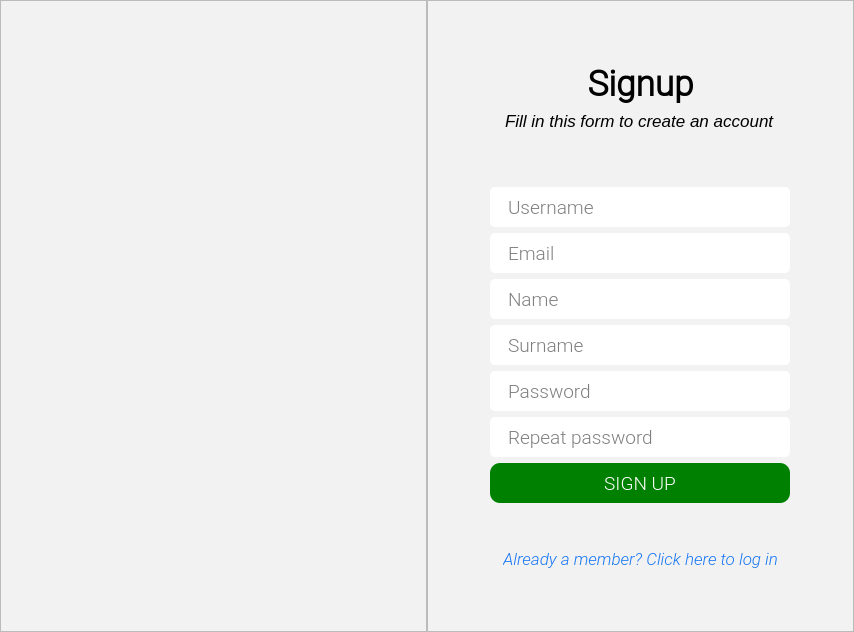
<?xml version="1.0" encoding="UTF-8"?>
<ui version="4.0">
 <class>SignupForm</class>
 <widget class="QWidget" name="SignupForm">
  <property name="geometry">
   <rect>
    <x>0</x>
    <y>0</y>
    <width>854</width>
    <height>632</height>
   </rect>
  </property>
  <property name="sizePolicy">
   <sizepolicy hsizetype="Preferred" vsizetype="Preferred">
    <horstretch>0</horstretch>
    <verstretch>0</verstretch>
   </sizepolicy>
  </property>
  <property name="maximumSize">
   <size>
    <width>16777215</width>
    <height>16777215</height>
   </size>
  </property>
  <property name="windowTitle">
   <string>Real-Time Collaborative Text Editor</string>
  </property>
  <property name="styleSheet">
   <string notr="true">* {
	font-family: &quot;Roboto Light&quot;;
	font-size: 14pt;
}

QFrame {
	background-color: #f2f2f2;
}

QLine {
	color: grey;
}

QLineEdit {
	background-color: white;
	padding: 5px 16px 5px;
    border-radius: 5px;
}

QLineEdit:focus {
	border: 2px solid #1877f2;
}

QPushButton#signup {
	border-radius: 10px;
	background-color: green;
	color: white;
}

QPushButton#signup:hover {
	background-color: #056905;
}

QPushButton#signup:hover:pressed {
	border-radius: 15px;
}

QPushButton#go_to_login {
	color: #1877f2;
	border: none;
	font-style: italic;
	font-weight: 200;
	font-size: 13pt;
}

QPushButton#go_to_login:hover {
	text-decoration: underline;
}

QLabel#instructions {
	font-style: italic;
	font-weight: 200;
	font-size: 13pt;
}</string>
  </property>
  <layout class="QHBoxLayout" name="horizontalLayout">
   <property name="spacing">
    <number>0</number>
   </property>
   <property name="leftMargin">
    <number>0</number>
   </property>
   <property name="topMargin">
    <number>0</number>
   </property>
   <property name="rightMargin">
    <number>0</number>
   </property>
   <property name="bottomMargin">
    <number>0</number>
   </property>
   <item>
    <widget class="QFrame" name="logo">
     <property name="sizePolicy">
      <sizepolicy hsizetype="Preferred" vsizetype="Preferred">
       <horstretch>0</horstretch>
       <verstretch>0</verstretch>
      </sizepolicy>
     </property>
     <property name="frameShape">
      <enum>QFrame::StyledPanel</enum>
     </property>
     <property name="frameShadow">
      <enum>QFrame::Raised</enum>
     </property>
     <layout class="QGridLayout" name="gridLayout">
      <property name="leftMargin">
       <number>30</number>
      </property>
      <property name="topMargin">
       <number>30</number>
      </property>
      <property name="rightMargin">
       <number>30</number>
      </property>
      <property name="bottomMargin">
       <number>30</number>
      </property>
      <item row="0" column="0">
       <widget class="QLabel" name="label_2">
        <property name="maximumSize">
         <size>
          <width>400</width>
          <height>500</height>
         </size>
        </property>
        <property name="text">
         <string/>
        </property>
        <property name="pixmap">
         <pixmap resource="resource.qrc">:/images/app/background.png</pixmap>
        </property>
        <property name="scaledContents">
         <bool>true</bool>
        </property>
       </widget>
      </item>
     </layout>
    </widget>
   </item>
   <item>
    <widget class="QFrame" name="form">
     <property name="sizePolicy">
      <sizepolicy hsizetype="Preferred" vsizetype="Preferred">
       <horstretch>0</horstretch>
       <verstretch>0</verstretch>
      </sizepolicy>
     </property>
     <property name="frameShape">
      <enum>QFrame::StyledPanel</enum>
     </property>
     <property name="frameShadow">
      <enum>QFrame::Raised</enum>
     </property>
     <layout class="QVBoxLayout" name="verticalLayout">
      <item>
       <spacer name="verticalSpacer_2">
        <property name="orientation">
         <enum>Qt::Vertical</enum>
        </property>
        <property name="sizeHint" stdset="0">
         <size>
          <width>20</width>
          <height>40</height>
         </size>
        </property>
       </spacer>
      </item>
      <item>
       <widget class="QLabel" name="label">
        <property name="sizePolicy">
         <sizepolicy hsizetype="Preferred" vsizetype="Preferred">
          <horstretch>0</horstretch>
          <verstretch>0</verstretch>
         </sizepolicy>
        </property>
        <property name="font">
         <font>
          <family>Roboto Light</family>
          <pointsize>14</pointsize>
          <weight>50</weight>
          <bold>false</bold>
         </font>
        </property>
        <property name="styleSheet">
         <string notr="true"/>
        </property>
        <property name="text">
         <string>&lt;html&gt;&lt;head/&gt;&lt;body&gt;&lt;p align=&quot;center&quot;&gt;&lt;span style=&quot; font-size:26pt; font-weight:600;&quot;&gt;Signup&lt;/span&gt;&lt;/p&gt;&lt;/body&gt;&lt;/html&gt;</string>
        </property>
       </widget>
      </item>
      <item alignment="Qt::AlignHCenter">
       <widget class="QLabel" name="instructions">
        <property name="text">
         <string>Fill in this form to create an account</string>
        </property>
       </widget>
      </item>
      <item>
       <spacer name="verticalSpacer_3">
        <property name="orientation">
         <enum>Qt::Vertical</enum>
        </property>
        <property name="sizeType">
         <enum>QSizePolicy::Fixed</enum>
        </property>
        <property name="sizeHint" stdset="0">
         <size>
          <width>20</width>
          <height>50</height>
         </size>
        </property>
       </spacer>
      </item>
      <item alignment="Qt::AlignHCenter">
       <widget class="QLineEdit" name="username">
        <property name="sizePolicy">
         <sizepolicy hsizetype="Minimum" vsizetype="Fixed">
          <horstretch>0</horstretch>
          <verstretch>0</verstretch>
         </sizepolicy>
        </property>
        <property name="minimumSize">
         <size>
          <width>300</width>
          <height>40</height>
         </size>
        </property>
        <property name="maximumSize">
         <size>
          <width>300</width>
          <height>40</height>
         </size>
        </property>
        <property name="font">
         <font>
          <family>Roboto Light</family>
          <pointsize>14</pointsize>
          <weight>50</weight>
          <bold>false</bold>
         </font>
        </property>
        <property name="styleSheet">
         <string notr="true"/>
        </property>
        <property name="echoMode">
         <enum>QLineEdit::Normal</enum>
        </property>
        <property name="placeholderText">
         <string>Username</string>
        </property>
        <property name="clearButtonEnabled">
         <bool>true</bool>
        </property>
       </widget>
      </item>
      <item alignment="Qt::AlignHCenter">
       <widget class="QLineEdit" name="email">
        <property name="sizePolicy">
         <sizepolicy hsizetype="Minimum" vsizetype="Fixed">
          <horstretch>0</horstretch>
          <verstretch>0</verstretch>
         </sizepolicy>
        </property>
        <property name="minimumSize">
         <size>
          <width>300</width>
          <height>40</height>
         </size>
        </property>
        <property name="maximumSize">
         <size>
          <width>300</width>
          <height>40</height>
         </size>
        </property>
        <property name="font">
         <font>
          <family>Roboto Light</family>
          <pointsize>14</pointsize>
          <weight>50</weight>
          <bold>false</bold>
         </font>
        </property>
        <property name="styleSheet">
         <string notr="true"/>
        </property>
        <property name="echoMode">
         <enum>QLineEdit::Normal</enum>
        </property>
        <property name="placeholderText">
         <string>Email</string>
        </property>
        <property name="clearButtonEnabled">
         <bool>true</bool>
        </property>
       </widget>
      </item>
      <item alignment="Qt::AlignHCenter">
       <widget class="QLineEdit" name="name">
        <property name="sizePolicy">
         <sizepolicy hsizetype="Minimum" vsizetype="Fixed">
          <horstretch>0</horstretch>
          <verstretch>0</verstretch>
         </sizepolicy>
        </property>
        <property name="minimumSize">
         <size>
          <width>300</width>
          <height>40</height>
         </size>
        </property>
        <property name="maximumSize">
         <size>
          <width>300</width>
          <height>40</height>
         </size>
        </property>
        <property name="font">
         <font>
          <family>Roboto Light</family>
          <pointsize>14</pointsize>
          <weight>50</weight>
          <bold>false</bold>
         </font>
        </property>
        <property name="styleSheet">
         <string notr="true"/>
        </property>
        <property name="echoMode">
         <enum>QLineEdit::Normal</enum>
        </property>
        <property name="placeholderText">
         <string>Name</string>
        </property>
        <property name="clearButtonEnabled">
         <bool>true</bool>
        </property>
       </widget>
      </item>
      <item alignment="Qt::AlignHCenter">
       <widget class="QLineEdit" name="surname">
        <property name="sizePolicy">
         <sizepolicy hsizetype="Minimum" vsizetype="Fixed">
          <horstretch>0</horstretch>
          <verstretch>0</verstretch>
         </sizepolicy>
        </property>
        <property name="minimumSize">
         <size>
          <width>300</width>
          <height>40</height>
         </size>
        </property>
        <property name="maximumSize">
         <size>
          <width>300</width>
          <height>40</height>
         </size>
        </property>
        <property name="font">
         <font>
          <family>Roboto Light</family>
          <pointsize>14</pointsize>
          <weight>50</weight>
          <bold>false</bold>
         </font>
        </property>
        <property name="styleSheet">
         <string notr="true"/>
        </property>
        <property name="echoMode">
         <enum>QLineEdit::Normal</enum>
        </property>
        <property name="placeholderText">
         <string>Surname</string>
        </property>
        <property name="clearButtonEnabled">
         <bool>true</bool>
        </property>
       </widget>
      </item>
      <item alignment="Qt::AlignHCenter">
       <widget class="QLineEdit" name="password">
        <property name="sizePolicy">
         <sizepolicy hsizetype="Minimum" vsizetype="Fixed">
          <horstretch>0</horstretch>
          <verstretch>0</verstretch>
         </sizepolicy>
        </property>
        <property name="minimumSize">
         <size>
          <width>300</width>
          <height>40</height>
         </size>
        </property>
        <property name="maximumSize">
         <size>
          <width>300</width>
          <height>40</height>
         </size>
        </property>
        <property name="font">
         <font>
          <family>Roboto Light</family>
          <pointsize>14</pointsize>
          <weight>50</weight>
          <bold>false</bold>
         </font>
        </property>
        <property name="styleSheet">
         <string notr="true"/>
        </property>
        <property name="echoMode">
         <enum>QLineEdit::Password</enum>
        </property>
        <property name="placeholderText">
         <string>Password</string>
        </property>
        <property name="clearButtonEnabled">
         <bool>true</bool>
        </property>
       </widget>
      </item>
      <item alignment="Qt::AlignHCenter">
       <widget class="QLineEdit" name="repeat_password">
        <property name="sizePolicy">
         <sizepolicy hsizetype="Minimum" vsizetype="Fixed">
          <horstretch>0</horstretch>
          <verstretch>0</verstretch>
         </sizepolicy>
        </property>
        <property name="minimumSize">
         <size>
          <width>300</width>
          <height>40</height>
         </size>
        </property>
        <property name="maximumSize">
         <size>
          <width>300</width>
          <height>40</height>
         </size>
        </property>
        <property name="font">
         <font>
          <family>Roboto Light</family>
          <pointsize>14</pointsize>
          <weight>50</weight>
          <bold>false</bold>
         </font>
        </property>
        <property name="styleSheet">
         <string notr="true"/>
        </property>
        <property name="text">
         <string/>
        </property>
        <property name="echoMode">
         <enum>QLineEdit::Password</enum>
        </property>
        <property name="placeholderText">
         <string>Repeat password</string>
        </property>
        <property name="clearButtonEnabled">
         <bool>true</bool>
        </property>
       </widget>
      </item>
      <item alignment="Qt::AlignHCenter">
       <widget class="QPushButton" name="signup">
        <property name="minimumSize">
         <size>
          <width>300</width>
          <height>40</height>
         </size>
        </property>
        <property name="maximumSize">
         <size>
          <width>300</width>
          <height>40</height>
         </size>
        </property>
        <property name="font">
         <font>
          <family>Roboto Light</family>
          <pointsize>14</pointsize>
          <weight>50</weight>
          <bold>false</bold>
         </font>
        </property>
        <property name="cursor">
         <cursorShape>PointingHandCursor</cursorShape>
        </property>
        <property name="styleSheet">
         <string notr="true"/>
        </property>
        <property name="text">
         <string>SIGN UP</string>
        </property>
        <property name="autoDefault">
         <bool>true</bool>
        </property>
        <property name="default">
         <bool>true</bool>
        </property>
       </widget>
      </item>
      <item>
       <spacer name="verticalSpacer_4">
        <property name="orientation">
         <enum>Qt::Vertical</enum>
        </property>
        <property name="sizeType">
         <enum>QSizePolicy::Fixed</enum>
        </property>
        <property name="sizeHint" stdset="0">
         <size>
          <width>20</width>
          <height>40</height>
         </size>
        </property>
       </spacer>
      </item>
      <item alignment="Qt::AlignHCenter">
       <widget class="QPushButton" name="go_to_login">
        <property name="sizePolicy">
         <sizepolicy hsizetype="Maximum" vsizetype="Preferred">
          <horstretch>0</horstretch>
          <verstretch>0</verstretch>
         </sizepolicy>
        </property>
        <property name="minimumSize">
         <size>
          <width>0</width>
          <height>0</height>
         </size>
        </property>
        <property name="font">
         <font>
          <family>Roboto Light</family>
          <pointsize>13</pointsize>
          <weight>25</weight>
          <italic>true</italic>
          <bold>false</bold>
         </font>
        </property>
        <property name="cursor">
         <cursorShape>PointingHandCursor</cursorShape>
        </property>
        <property name="styleSheet">
         <string notr="true"/>
        </property>
        <property name="text">
         <string>Already a member? Click here to log in</string>
        </property>
       </widget>
      </item>
      <item>
       <spacer name="verticalSpacer">
        <property name="orientation">
         <enum>Qt::Vertical</enum>
        </property>
        <property name="sizeHint" stdset="0">
         <size>
          <width>20</width>
          <height>40</height>
         </size>
        </property>
       </spacer>
      </item>
     </layout>
    </widget>
   </item>
  </layout>
 </widget>
 <tabstops>
  <tabstop>username</tabstop>
  <tabstop>email</tabstop>
  <tabstop>name</tabstop>
  <tabstop>surname</tabstop>
  <tabstop>password</tabstop>
  <tabstop>repeat_password</tabstop>
  <tabstop>signup</tabstop>
  <tabstop>go_to_login</tabstop>
 </tabstops>
 <resources>
  <include location="resource.qrc"/>
  <include location="../../../../../Desktop/pds/collaborative-text-editor/src/client/resource.qrc"/>
 </resources>
 <connections/>
</ui>
